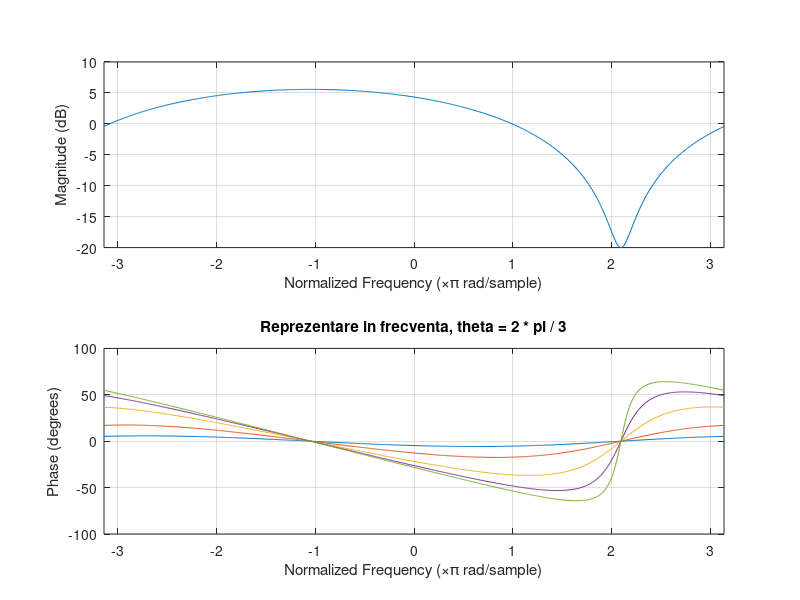
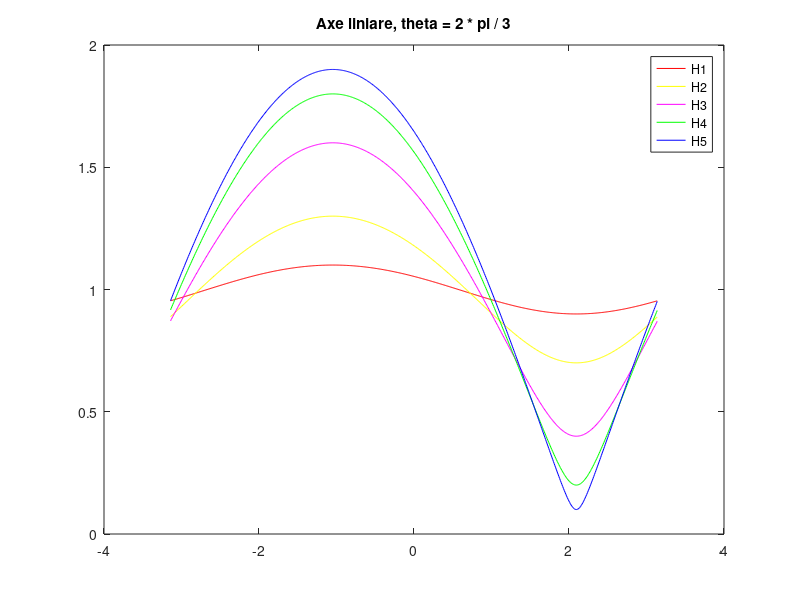
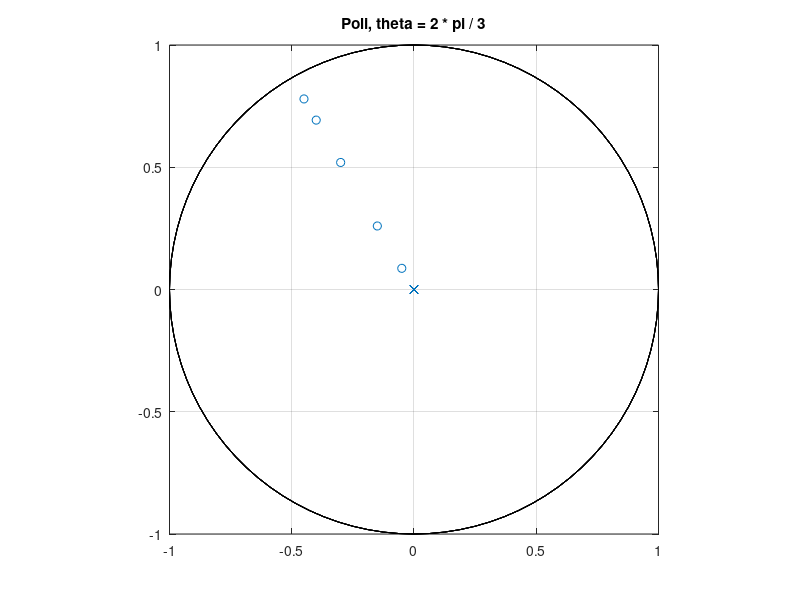
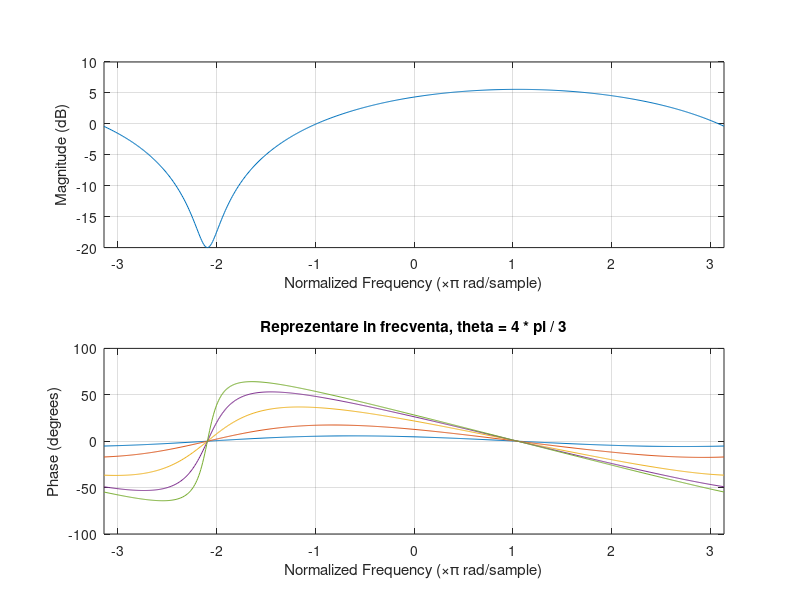

Reproduce these figures in MATLAB, in order.
clc ;
clear all ;
close all ;

theta1 = 2 * pi / 3 ;
theta2 = 4 * pi / 3 ;
omega = -pi : 0.01 : pi ;

% valorile lui r 
r1 = 0.1 ;
r2 = 0.3 ;
r3 = 0.6 ;
r4 = 0.8 ; 
r5 = 0.9 ;

j = sqrt( -1 ) ;

% functiile de transfer ale filtrului
% theta -> 2 * pi / 3
h1 = [ 1 ( - r1 * exp( j * theta1 ) ) ] ;
h2 = [ 1 ( - r2 * exp( j * theta1 ) ) ] ;
h3 = [ 1 ( - r3 * exp( j * theta1 ) ) ] ;
h4 = [ 1 ( - r4 * exp( j * theta1 ) ) ] ;
h5 = [ 1 ( - r5 * exp( j * theta1 ) ) ] ;

H1 = abs( freqz( h1, 1, omega ) ) ;
H2 = abs( freqz( h2, 1, omega ) ) ;
H3 = abs( freqz( h3, 1, omega ) ) ;
H4 = abs( freqz( h4, 1, omega ) ) ;
H5 = abs( freqz( h5, 1, omega ) ) ;

% theta -> 4 * pi / 3
h6  = [ 1 ( - r1 * exp( j * theta2 ) ) ] ;
h7  = [ 1 ( - r2 * exp( j * theta2 ) ) ] ;
h8  = [ 1 ( - r3 * exp( j * theta2 ) ) ] ;
h9  = [ 1 ( - r4 * exp( j * theta2 ) ) ] ;
h10 = [ 1 ( - r5 * exp( j * theta2 ) ) ] ;

H6  = abs( freqz(  h6, 1, omega ) ) ;
H7  = abs( freqz(  h7, 1, omega ) ) ;
H8  = abs( freqz(  h8, 1, omega ) ) ;
H9  = abs( freqz(  h9, 1, omega ) ) ;
H10 = abs( freqz( h10, 1, omega ) ) ;

% theta = 2 * pi / 3 
figure
freqz( h1, 1, omega ) ; 
hold on
freqz( h2, 1, omega ) ;
hold on
freqz( h3, 1, omega ) ;
hold on
freqz( h4, 1, omega ) ;
hold on
freqz( h5, 1, omega ) ;
title( 'Reprezentare in frecventa, theta = 2 * pi / 3' ) ;


figure
plot( omega, H1, 'r' ) ;
hold on
plot( omega, H2, 'y' ) ;
hold on
plot( omega, H3, 'm' ) ;
hold on
plot( omega, H4, 'g' ) ;
hold on
plot( omega, H5, 'b' ) ;
title( 'Axe liniare, theta = 2 * pi / 3' ) ;
legend( 'H1', 'H2', 'H3', 'H4', 'H5' ) ;

figure
zplane( h1, 1 ) ;
hold on
zplane( h2, 1 ) ;
hold on
zplane( h3, 1 ) ;
hold on
zplane( h4, 1 ) ;
hold on
zplane( h5, 1 ) ;
hold on
title( 'Poli, theta = 2 * pi / 3' ) ;
axis( [ -1 1 -1 1 ] ) ;


% theta = 4 * pi / 3 
figure
freqz(  h6, 1, omega ) ; 
hold on
freqz(  h7, 1, omega ) ;
hold on
freqz(  h8, 1, omega ) ;
hold on
freqz(  h9, 1, omega ) ;
hold on
freqz( h10, 1, omega ) ;
title( 'Reprezentare in frecventa, theta = 4 * pi / 3' ) ;


figure
plot( omega,  H6, 'r' ) ;
hold on
plot( omega,  H7, 'y' ) ;
hold on
plot( omega,  H8, 'm' ) ;
hold on
plot( omega,  H9, 'g' ) ;
hold on
plot( omega, H10, 'b' ) ;
title( 'Axe liniare, theta = 4 * pi / 3' ) ;
legend( 'H6', 'H7', 'H8', 'H9', 'H10' ) ;

figure
zplane(  h6, 1 ) ;
hold on
zplane(  h7, 1 ) ;
hold on
zplane(  h8, 1 ) ;
hold on
zplane(  h9, 1 ) ;
hold on
zplane( h10, 1 ) ;
title( 'Poli, theta = 4 * pi / 3' ) ;
axis( [ -1 1 -1 1 ] ) ;


